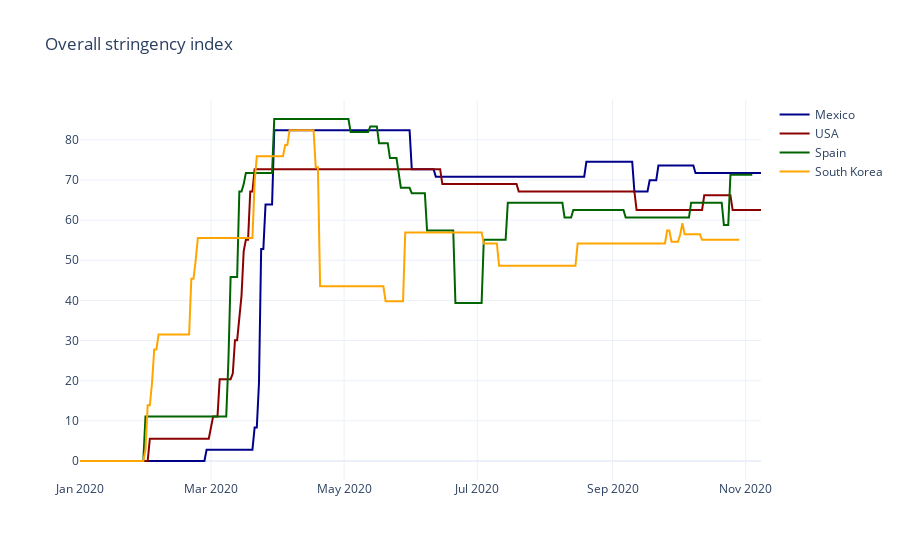

The code cell stored with this chart in its notebook:
### Markdown cell above
#### Graficando:

### Code cell
# Promedio de México

fig = go.Figure()

fig.add_trace( go.Scatter( x = GovResponse[ GovResponse['key'] == 'MX']['date'], 
                           y = GovResponse[ GovResponse['key'] == 'MX']['stringency_index'], 
                           name = 'Mexico', 
                           line_color = 'darkblue' ) )

fig.add_trace( go.Scatter( x = GovResponse[ GovResponse['key'] == 'US']['date'], 
                           y = GovResponse[ GovResponse['key'] == 'US']['stringency_index'], 
                           name = 'USA', 
                           line_color = 'darkred' ) )

fig.add_trace( go.Scatter( x = GovResponse[ GovResponse['key'] == 'ES']['date'], 
                           y = GovResponse[ GovResponse['key'] == 'ES']['stringency_index'], 
                           name = 'Spain', 
                           line_color = 'darkgreen' ) )

fig.add_trace( go.Scatter( x = GovResponse[ GovResponse['key'] == 'KR']['date'], 
                           y = GovResponse[ GovResponse['key'] == 'KR']['stringency_index'], 
                           name = 'South Korea', 
                           line_color = 'orange' ) )

fig.update_layout(template = 'plotly_white', # "plotly", "plotly_white", "ggplot2", "seaborn", "simple_white", "none"
                  title = 'Overall stringency index')

fig.show()

### Figure 1 — Plotly figure (JSON) as saved in the notebook; plotly's stock layout.template omitted (floating-point values rounded to 4 significant figures; data arrays with more than 128 entries replaced by an {"elided": "..."} marker saying what was removed)
{"data": [{"line": {"color": "darkblue"}, "name": "Mexico", "type": "scatter", "x": {"elided": "313 str values"}, "y": {"elided": "313 float values"}}, {"line": {"color": "darkred"}, "name": "USA", "type": "scatter", "x": {"elided": "313 str values"}, "y": {"elided": "313 float values"}}, {"line": {"color": "darkgreen"}, "name": "Spain", "type": "scatter", "x": {"elided": "309 str values"}, "y": {"elided": "309 float values"}}, {"line": {"color": "orange"}, "name": "South Korea", "type": "scatter", "x": {"elided": "303 str values"}, "y": {"elided": "303 float values"}}], "layout": {"title": {"text": "Overall stringency index"}}}
